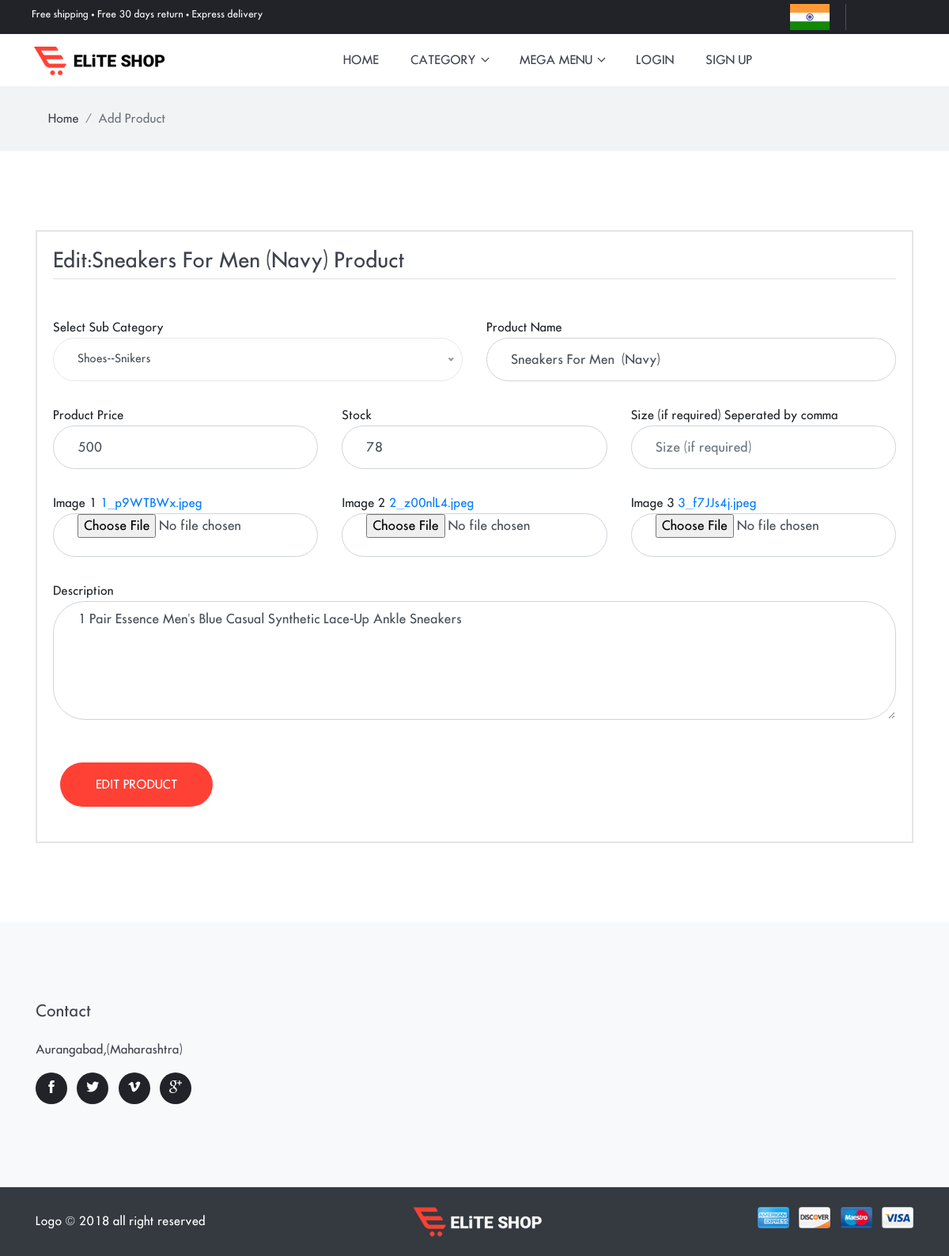
The app's page /edit/19/ with its own data.
### shopping/models.py (models this page shows, shortened)
class Product(models.Model):
    Subcat = models.ForeignKey(Subcategory, on_delete=models.CASCADE, null=True)
    name = models.CharField(max_length=100,null=True)
    price = models.IntegerField(null=True)
    stock = models.IntegerField(null=True)
    img1 =models.FileField(null=True)
    img2 = models.FileField(null=True)
    img3 = models.FileField(null=True)
    des=models.TextField(null=True)
    size=models.CharField(max_length=100,null=True,blank=True)

### shopping/views.py (the view)
# urls.py: path('edit/<int:pid>/',edit_pro,name='ed'),
def edit_pro(request,pid):
    prodata=Product.objects.get(id=pid)
    form = addproduct(instance=prodata)
    if request.method == "POST":
        form = addproduct(request.POST or None,request.FILES or None,instance=prodata)
        if form.is_valid():
            data = form.save()
            return redirect('prod',pid)
    d = {'form': form, "allcat": allcat, 'mycart': mycartdata(request.user),"prodata":prodata,"edit":"Edit:"+prodata.name,"name1":"edit"}
    return render(request, 'add_edit_product.html', d)

### shopping/forms.py
class addproduct(forms.ModelForm):
    class Meta:
        model = Product
        fields = '__all__'
        exclude={'rate'}
        widgets = {
            "Subcat":forms.Select(attrs={"class":"form-control"}),
            "name":forms.TextInput(attrs={"placeholder":"Product Name","class":"form-control"}),
            "price": forms.NumberInput(attrs={"placeholder": "Price", "class": "form-control"}),
            "stock": forms.NumberInput(attrs={"placeholder": "Product Stock", "class": "form-control"}),
            "img1": forms.FileInput(attrs={"class": "form-control"}),
            "img2": forms.FileInput(attrs={"class": "form-control"}),
            "img3": forms.FileInput(attrs={"class": "form-control"}),
            "des": forms.Textarea(attrs={"placeholder": "Description", "class": "form-control"}),
            "size": forms.TextInput(attrs={"placeholder": "Size (if required)", "class": "form-control"}),
        }

### shopping/models.py (called while the page is built)
    def __str__(self):
        return self.cat.name +"--"+self.name

### shopping/views.py (called while the page is built)
def allcat():
    allcat = Category.objects.all()
    return allcat

def mycartdata(User=None):
    cartlist = []
    if User.is_authenticated:
        cart=AddToCart.objects.filter(usr=User)[::-1]
        cartlist=cart[:2]
    return cartlist

### shopping/templates/add_edit_product.html (shortened to what this page needs)
{% extends 'base.html' %}
{% load static %}
{% block body %}
<div class="main-wrapper">
<nav class="bg-gray py-3">
  <div class="container">
    <ol class="breadcrumb">
      <li class="breadcrumb-item"><a href="{% url 'home'%}">Home</a></li>
      <li class="breadcrumb-item active" aria-current="page">Add Product</li>
    </ol>
  </div>
</nav>
<section class="section">
    <div class="container">
        <div class="row">
            <div class="col-md-12">
                <div class="inner-wrapper border-box">
                    <h3 class="mb-5 border-bottom pb-2">{{ edit }} Product</h3>
                    <form action="" class="row" method="post" enctype="multipart/form-data">
                         <div class="col-sm-6">
                            <label for="firstName">Select Sub Category</label>
                        </div>
                        <div class="col-sm-6">
                            <label for="firstName">Product Name</label>
                           {{ form.name }}
                        </div>
                        <div class="col-sm-4">
                            <label for="lastName">Product Price</label>
                            {{ form.price }}
                        </div>
                        <div class="col-sm-4">
                            <label for="email">Stock</label>
                            {{ form.stock }}
                        </div>
                         <div class="col-sm-4">
                            <label for="fax">Size (if required) Seperated by comma</label>
                             {{ form.size }}
                        </div>
                        {% if prodata %}
                        <div class="col-sm-4">
                            <label for="company">Image 1 <a href="{{ prodata.img1.url }}" target="_blank">{{ prodata.img1 }}</a></label>
                            {{ form.img1 }}
                        </div>
                        <div class="col-sm-4">
                            <label for="address">Image 2 <a href="{{ prodata.img2.url }}" target="_blank">{{ prodata.img2 }}</a></label>
                           {{ form.img2 }}
                        </div>
                        <div class="col-sm-4">
                            <label for="phone">Image 3 <a href="{{ prodata.img3.url }}" target="_blank">{{ prodata.img3 }}</a></label>
                          {{ form.img3 }}
                        </div>
                        {% endif %}
                        <div class="col-sm-12">
                            <label for="zip-code">Description</label>
                            {{ form.des }}
                        </div>
                         <div class="p-4  text-right">
                        <input type="submit" class="btn btn-primary" value="{{ name1 }} Product">
                    </div>
                    </form>
                </div>
            </div>
        </div>
    </div>
</section>
{% endblock %}

### shopping/static/css/style.css (style rules this page uses)
body { line-height: 26px; font-family: "futura_icgregular"; font-weight: 400; -webkit-font-smoothing: antialiased; font-size: 15px; }
h1, h2, h3, h4, h5, h6, .h1, .h2, .h3, .h4, .h5, .h6 { color: #3f434e; font-family: "futura_icgregular"; font-weight: 400; }
h3, .h3 { font-size: 26px; }
.btn { font-size: 15px; font-family: "futura_icgregular"; text-transform: uppercase; padding: 16.5px 45px; font-weight: 400; border: 0; border-radius: 40px; position: relative; transition: .2s ease; }
.btn-primary { background: #ff4135; color: #fff; }
body { background-color: #fff; overflow-x: hidden; }
ol, ul { list-style-type: none; margin: 0px; }
a, a:hover, a:focus { text-decoration: none; }
a, button, select, input, label { cursor: pointer; transition: .2s ease; }
.section { padding-top: 100px; padding-bottom: 100px; }
.breadcrumb { border-radius: 0; background-color: transparent; margin-bottom: 0; }
.breadcrumb-item a { color: #3f434e; }
.bg-gray { background: #f2f3f5; }
.form-control { border-radius: 40px; padding: 0 30px; height: 55px; width: 100%; }
textarea.form-control { height: 150px; padding-top: 10px; }
.inner-wrapper { padding: 20px; }
.inner-wrapper .form-control { margin-bottom: 30px; }
.border-box { border: 2px solid #e5e5e5; }
label { margin-bottom: 0; }

### records on screen
Product: name "Sneakers For Men (Navy)", price "500", stock "78", img1 "1_p9WTBWx.jpeg", img2 "2_z00nlL4.jpeg", img3 "3_f7JJs4j.jpeg", des "1 Pair Essence Men's Blue Casual Synthetic Lace-Up Ankle Sneakers"

### other values on screen
{{ edit }} "Edit:Sneakers For Men (Navy)"
